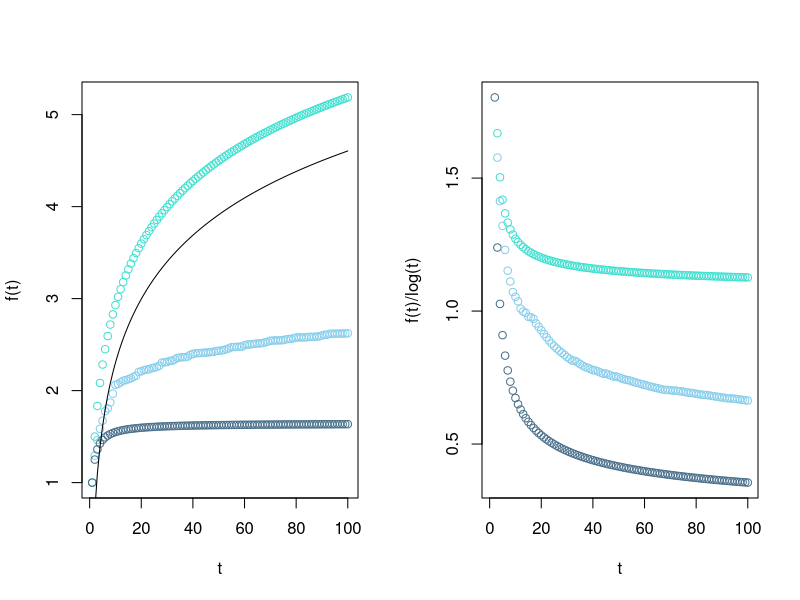

This chart was generated by the following R code:
epsilon_power <- function(x){
  results = c()
  for (n in x){
    result <- n^(1+runif(1))
    results = c(results,result)
  }
  return(results)
}

sumHarm <- function(t){
  result = 0
  results = c()
  for (n in t){
    result = result + (1/n) 
    results = c(results,result) 
  }
  return(results)
}

# This plot shows the sum series for 1/t, 1/t^2 and 1/t^(1+e) with epsilon sampled uniformly from range [0,1]. The curve represents the logarithmic series (log(t)).
par(mfrow=c(1,2))
plot(sumHarm(1:100), col='turquoise', xlab='t',ylab='f(t)')
points(sumHarm(epsilon_power(1:100)), col='skyblue')
points(sumHarm((1:100)^2), add=TRUE, col='skyblue4')
curve(log(x),add=TRUE)

sumHarm(1:100)/log(1:100)
# This plot shows the same function values, but proportional to log(t). These series appear convergent, which shows that the regret, which is approximated by the sum of the series of the selection probability of an action multiplied by its opportunity gap.

plot(sumHarm((1:100)^2)/log(1:100), col='skyblue4', xlab='t', ylab='f(t)/log(t)')
points(sumHarm(epsilon_power(1:100))/log(1:100), col='skyblue')
points(sumHarm(1:100)/log(1:100), add=TRUE, col='turquoise')

# Still unsure about interpretation... 
# The series are all lower bounded by a fixed factor of log(t). For larger t, there is some lower converged value 
# take another look at the slides to give a theoretical explanation maybe
